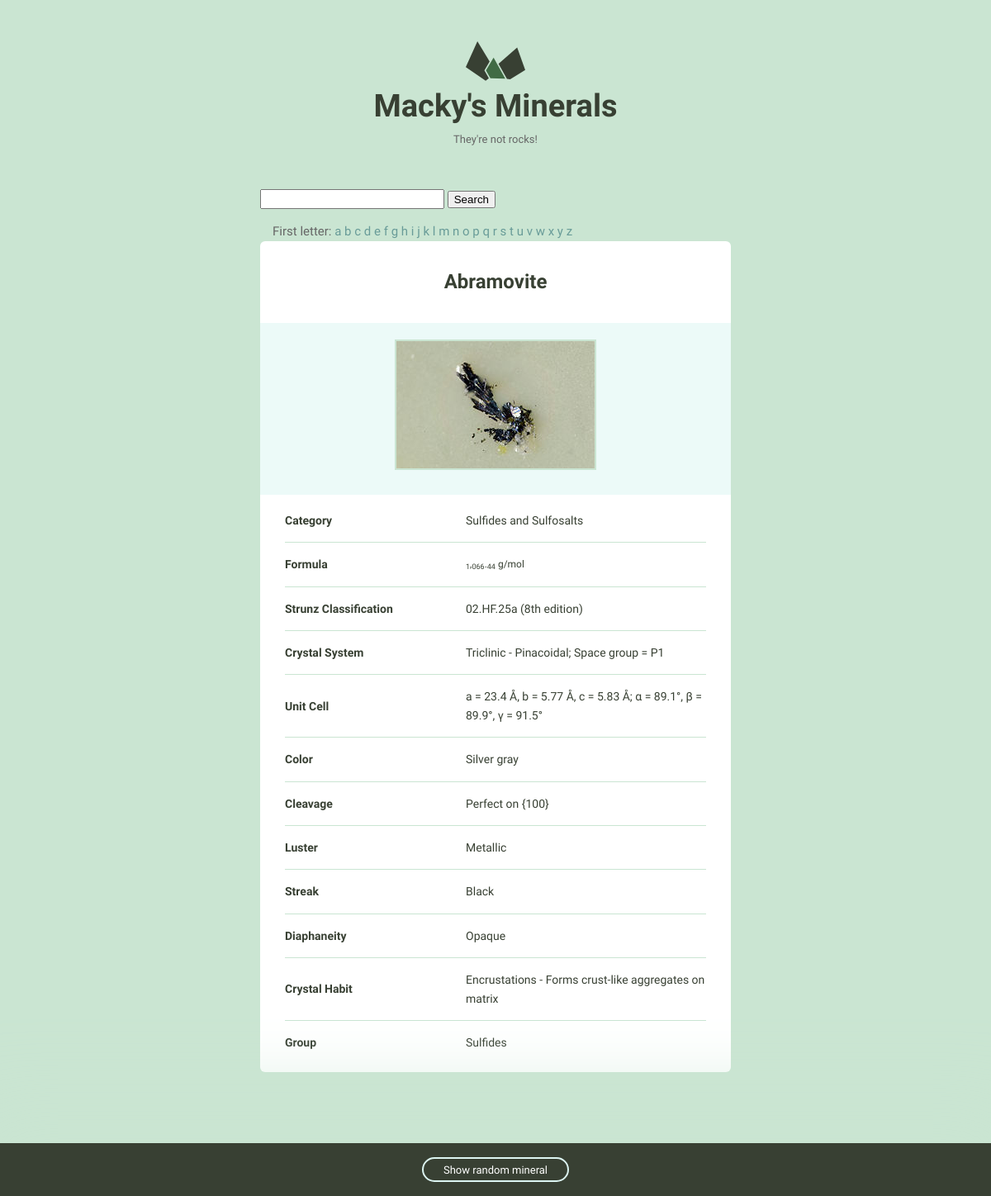
/detail/4/, run on the app's committed database.
### minerals/models.py (models this page shows, shortened)
class Mineral(models.Model):
    name = models.CharField(max_length=255)
    image_filename = models.CharField(max_length=255, blank=True)
    image_caption = models.CharField(max_length=255, blank=True)
    category = models.CharField(max_length=255, blank=True)
    formula = models.CharField(max_length=255, blank=True)
    strunz_classification = models.CharField(max_length=255, blank=True)
    crystal_system = models.CharField(max_length=255, blank=True)
    unit_cell = models.CharField(max_length=255, blank=True)
    color = models.CharField(max_length=255, blank=True)
    crystal_symmetry = models.CharField(max_length=255, blank=True)
    cleavage = models.CharField(max_length=255, blank=True)
    mohs_scale_hardness = models.CharField(max_length=255, blank=True)
    luster = models.CharField(max_length=255, blank=True)
    streak = models.CharField(max_length=255, blank=True)
    diaphaneity = models.CharField(max_length=255, blank=True)
    optical_properties = models.CharField(max_length=255, blank=True)
    refractive_index = models.CharField(max_length=255,  blank=True)
    crystal_habit = models.CharField(max_length=255, blank=True)
    specific_gravity = models.CharField(max_length=255, blank=True)
    group = models.CharField(max_length=255, blank=True)

### minerals/views.py (the view)
# urls.py: url(r'detail/(?P<pk>\d+)/$', views.mineral_detail,
def mineral_detail(request, pk):
    all_minerals = Mineral.objects.all()
    random_mineral = random.choice(all_minerals)
    mineral = get_object_or_404(Mineral, pk=pk)
    return render(request, 'mineral_detail.html', {'mineral': mineral,
                                                   'random': random_mineral})

### minerals/templates/mineral_detail.html (shortened to what this page needs)
{% extends "layout.html" %}
{% block bounds_size %}
  <div class="bounds bounds--small">
{% endblock %}
{% block content %}
  <div class="grid-100 mineral__container">
    <h1 class="mineral__name">{{ mineral.name|title }}</h1>
    <div class="mineral__image-bg">
      <img class="mineral__image"
           src="/static/images/{{ mineral.name }}.jpg")>
      <p class="mineral__caption">{{ mineral.image_caption }}</p>
    </div>
    <div class="mineral__table-container">
      <table class="mineral__table">
        {% if mineral.category %}
          <tr>
            <td class="mineral__category">Category</td>
            <td>{{ mineral.category }}</td>
          </tr>
        {% endif %}
        {% if mineral.formula %}
          <tr>
            <td class="mineral__category">Formula</td>
            <td class="mineral__formula">{{ mineral.formula|safe }}</td>
          </tr>
        {% endif %}
        {% if mineral.strunz_classification %}
          <tr>
            <td class="mineral__category">Strunz Classification</td>
            <td>{{ mineral.strunz_classification }}</td>
          </tr>
        {% endif %}
        {% if mineral.crystal_system %}
          <tr>
            <td class="mineral__category">Crystal System</td>
            <td>{{ mineral.crystal_system }}</td>
          </tr>
        {% endif %}
        {% if mineral.unit_cell %}
          <tr>
            <td class="mineral__category">Unit Cell</td>
            <td>{{ mineral.unit_cell }}</td>
          </tr>
        {% endif %}
        {% if mineral.color %}
          <tr>
            <td class="mineral__category">Color</td>
            <td>{{ mineral.color }}</td>
          </tr>
        {% endif %}
        {% if mineral.cleavage %}
          <tr>
            <td class="mineral__category">Cleavage</td>
            <td>{{ mineral.cleavage }}</td>
          </tr>
        {% endif %}
        {% if mineral.luster %}
          <tr>
            <td class="mineral__category">Luster</td>
            <td>{{ mineral.luster }}</td>
          </tr>
        {% endif %}
        {% if mineral.streak %}
          <tr>
            <td class="mineral__category">Streak</td>
            <td>{{ mineral.streak }}</td>
          </tr>
        {% endif %}
        {% if mineral.diaphaneity %}
          <tr>
            <td class="mineral__category">Diaphaneity</td>
            <td>{{ mineral.diaphaneity }}</td>
          </tr>
        {% endif %}
        {% if mineral.crystal_habit %}
          <tr>
            <td class="mineral__category">Crystal Habit</td>
            <td>{{ mineral.crystal_habit }}</td>
          </tr>
        {% endif %}
        {% if mineral.group %}
          <tr>
            <td class="mineral__category">Group</td>
            <td>{{ mineral.group }}</td>
          </tr>
        {% endif %}
      </table>
    </div>
  </div>
{% endblock %}

### minerals/static/css/global.css (style rules this page uses)
html { font-family: sans-serif; -ms-text-size-adjust: 100%; -webkit-text-size-adjust: 100%; }
body { margin: 0; }
h1 { font-size: 2em; margin: 0.67em 0; }
sub { font-size: 75%; line-height: 0; position: relative; vertical-align: baseline; bottom: -0.25em; }
img { border: 0; }
table { border-collapse: collapse; border-spacing: 0; }
td, th { padding: 0; }
html { font-size: 62.5%; }
body { background-color: #CAE5D2; font-size: 1.5em; line-height: 1.6; font-weight: 400; font-family: "Cousine"; color: #666; }
.bounds { max-width: 800px; margin: 0 auto; padding: 50px 0 150px; overflow: hidden; }
.bounds--small { max-width: 600px; padding: 50px 10px 150px; }
.grid, .grid-5, .grid-10, .grid-15, .grid-20, .grid-25, .grid-30, .grid-33, .grid-35, .grid-40, .grid-45, .grid-50, .grid-55, .grid-60, .grid-65, .grid-66, .grid-70, .grid-75, .grid-80, .grid-90, .grid-95, .grid-100 { float: left; box-sizing: border-box; position: relative; }
.grid-100 { width: 100%; padding: 0 15px; }
h1, h2, h3, h4, h5, h6 { margin-top: 0; margin-bottom: 2rem; font-weight: bold; font-family: "Work Sans", sans-serif; color: #384033; }
h1 { font-size: 3.8rem; }
@media (min-width: 550px) { h1 { font-size: 3.8rem; } }
p { margin-top: 0; font-size: 1.6rem; }
th, td { padding: 15px; text-align: left; border-bottom: 1px solid #e1e1e1; }
th:first-child, td:first-child { padding-left: 0; }
th:last-child, td:last-child { padding-right: 0; }
table, p, ul { margin-bottom: 2.5rem; }
.mineral__container { background-color: #fff; border-radius: 6px; list-style: none; padding: 0; text-align: center; }
.mineral__name { display: block; width: 100%; margin: 0; font-size: 24px; padding: 30px 0 30px 0; }
.mineral__image { display: block; margin: 0 auto; border: solid 2px #CAE5D2; }
.mineral__image-bg { background-color: #ecfaf8; padding: 20px 0; }
.mineral__caption { font-size: 12px; font-style: italic; padding: 10px 0 0 0; margin: 0; }
.mineral__table { font-size: 14px; color: #384033; }
.mineral__table td { border-color: #CAE5D2; }
.mineral__table tr:last-of-type td { border-bottom: none; padding-bottom: 0; }
.mineral__table-container { padding: 5px 30px 0; }
.mineral__category { font-weight: bold; width: 40%; }
.mineral__formula { font-size: 12px; }

### data on the page
Mineral: name "Abramovite", name (picture), category "Sulfides and Sulfosalts", formula "1 , 066 . 44 g/mol", strunz_classification "02.HF.25a (8th edition)", crystal_system "Triclinic - Pinacoidal; Space group = P1", unit_cell "a = 23.4 Å, b = 5.77 Å, c = 5.83 Å; α = 89.1°, β = 89.9°, γ = 91.5°", color "Silver gray", cleavage "Perfect on {100}", luster "Metallic", streak "Black", diaphaneity "Opaque", crystal_habit "Encrustations - Forms crust-like aggregates on matrix", group "Sulfides"

### other printed values
{{ letter }} "a" "b" "c" "d" "e" "f" "g" "h" "i" "j" "k" "l" "m" "n" "o" "p" "q" "r" "s" "t" "u" "v" "w" "x" "y" "z"
